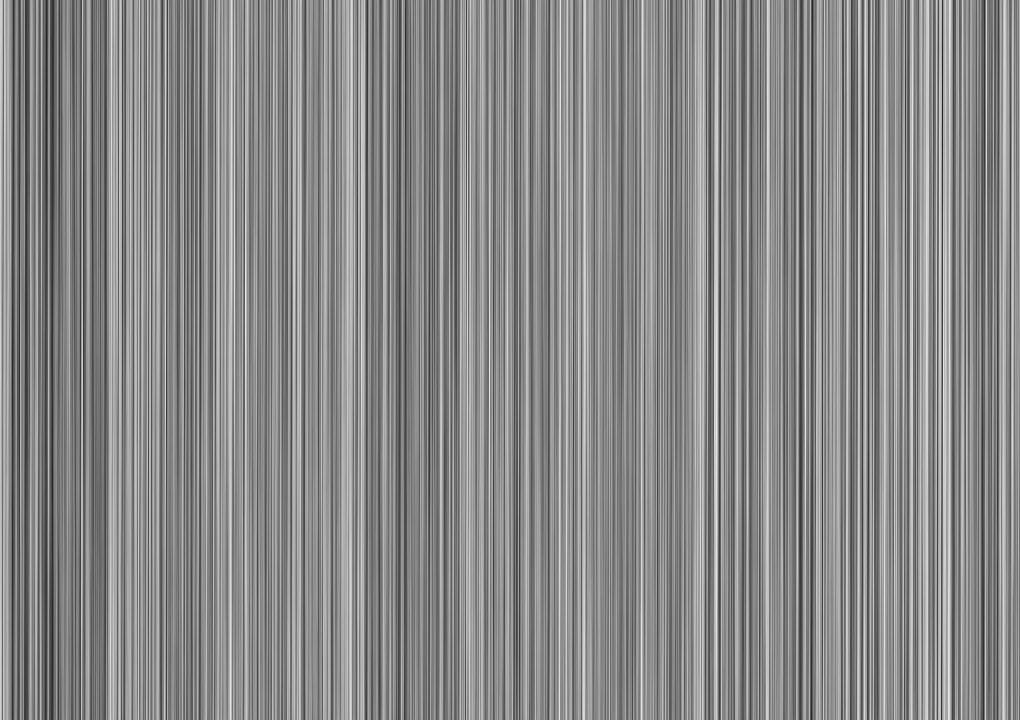
Frame 1 (no input)
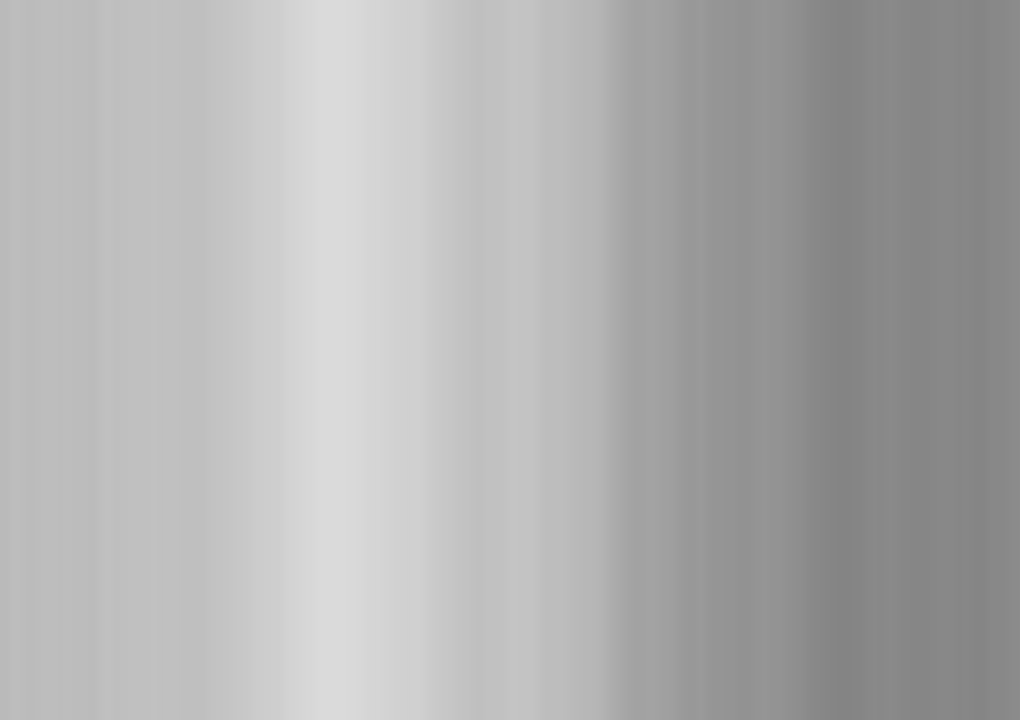
Frame 60 (the mouse pressed at the canvas centre just before this capture)
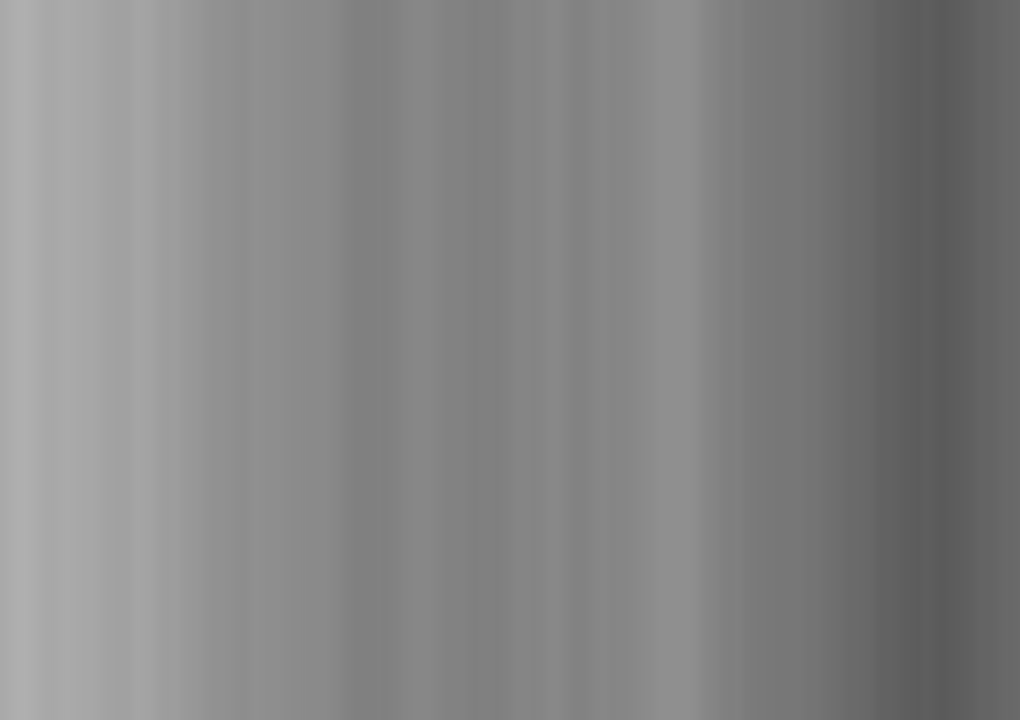
Frame 120 (the mouse held since frame 60 and released just before this capture)

The Processing sketch that drew these frames (run headless with seeded random() and noise(); from frame 60 on, the mouse is pressed at the canvas centre):

// Processing sketch: I_6_2D_Perlin_Noise
// ── I_6_2D_Perlin_Noise.pde
float xoff = 0.0;
float yoff = 0.0;
int seed;

void setup() {
  size(1020, 720);
  background(255);
  frameRate(30);
  noiseDetail(8, 0.55);
  seed = 0;
}

void draw() {
  noiseSeed(seed++);
  loadPixels();
  for (int x = 0; x < width; x++) {
    for (int y = 0; y < height; y++) {
      float bright = map(noise(xoff,yoff), 0,1,0,255);
      pixels[x+y*width] = color(bright);
      yoff+=0.001;
    }
    xoff+=0.001;
  }
  updatePixels();
  //noLoop();
}
